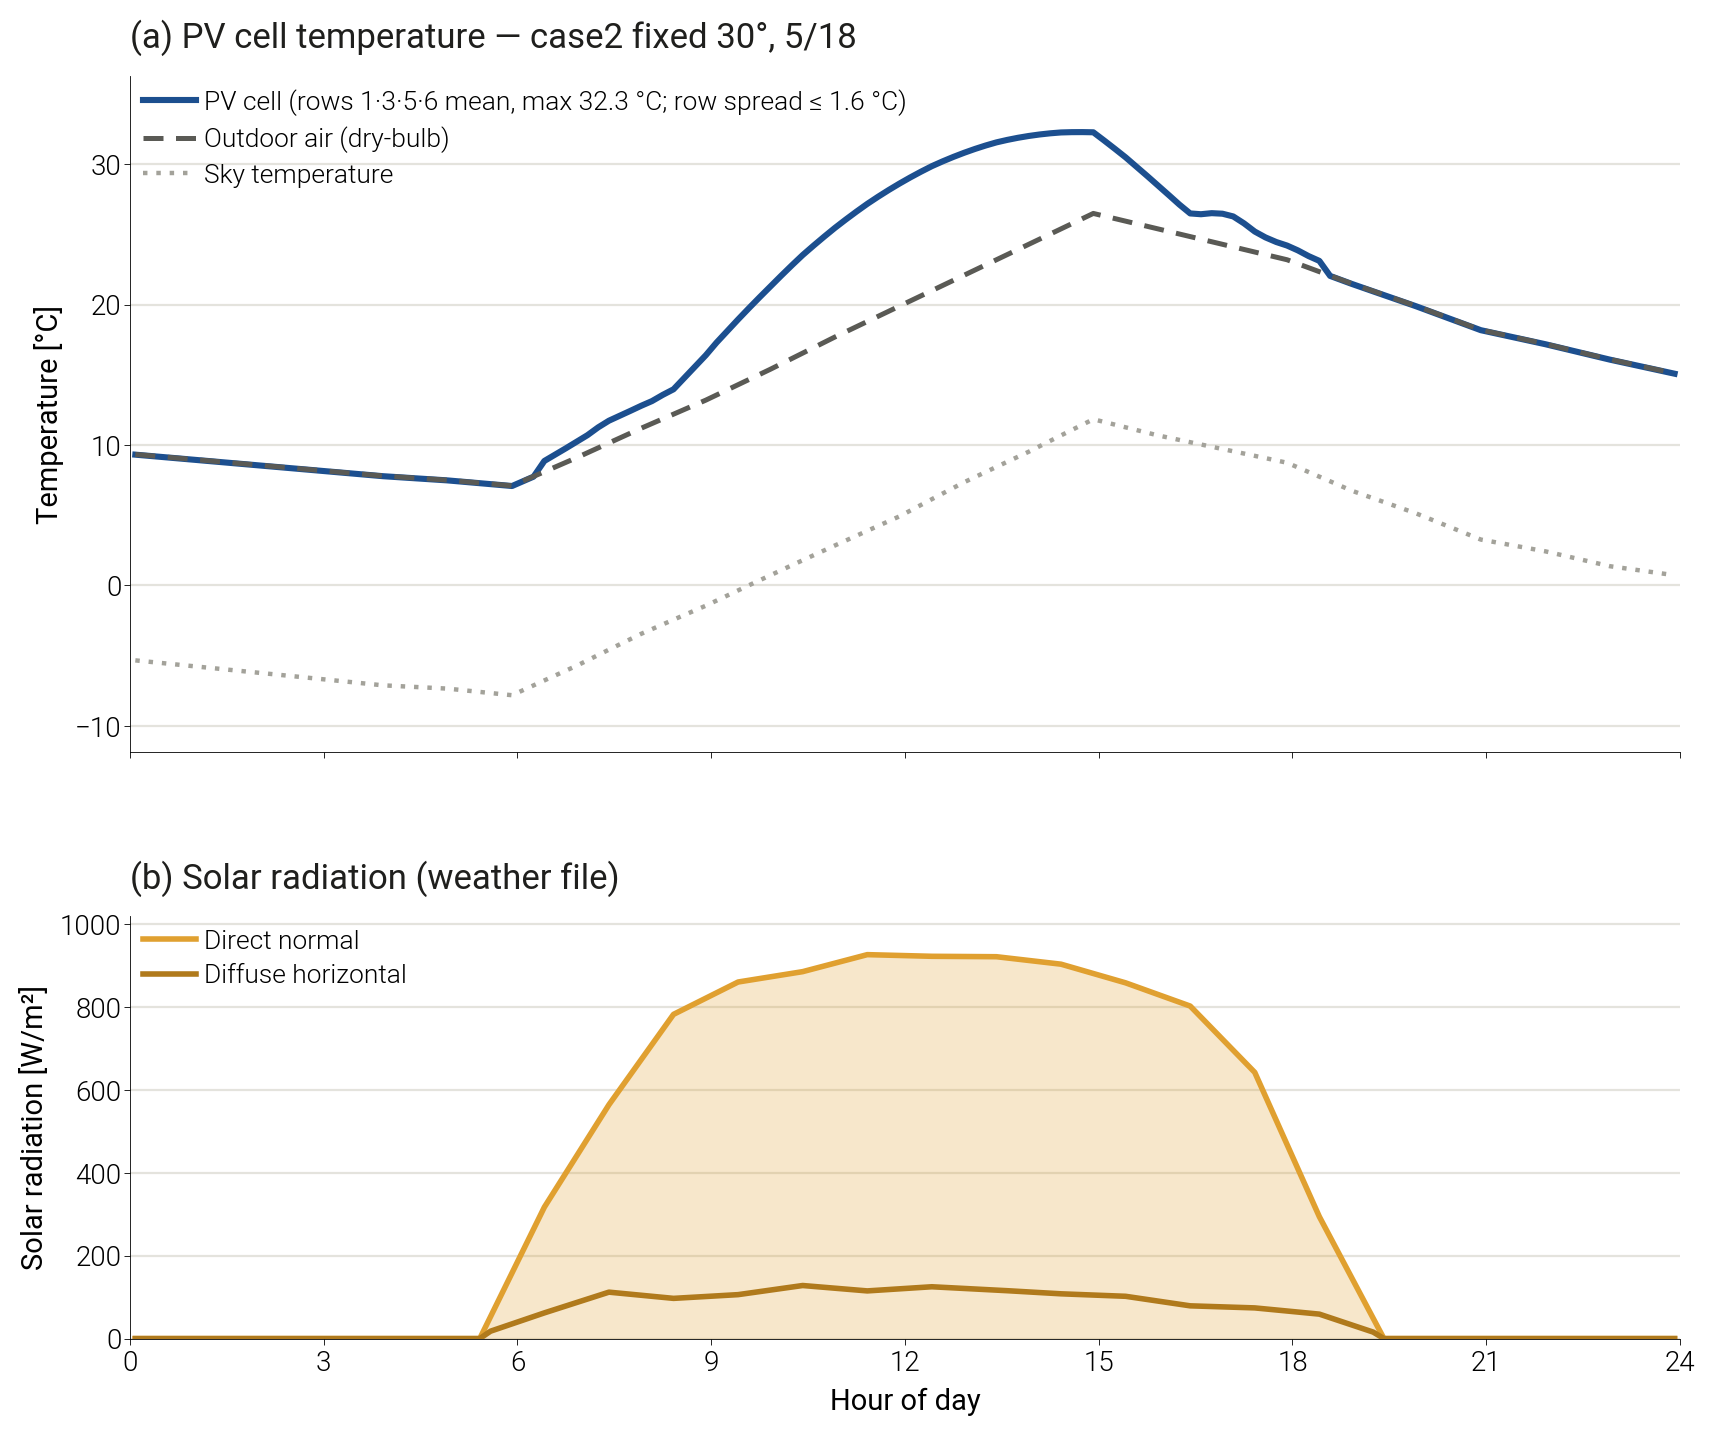

Write the Python code that produced this figure.
"""
pv_lw_daylight/figures/fig_pv_cell_temperature_day.py
=====================================================
case2 고정각 30° (PV 장파 연동 실행) 하루 동안의 PV 셀 온도를 외기·하늘 온도, 일사와 함께 그린다.

(a) PV 셀 온도 [°C] — 단별 대표 모듈(1·3·5·6단) 평균 + 외기 건구온도, 하늘 온도
(b) 일사 [W/m²] — 법선면 직달, 수평면 산란

입력: pv_lw_daylight/runs/annual/c2_RF_lw_A30 (셀 온도 타임스텝 출력이 있는 모듈만 사용)
출력: pv_lw_daylight/figures/fig_pv_cell_temperature_day.{png,svg,csv}
사용: python fig_pv_cell_temperature_day.py [--date 05-18]
"""

import argparse
import sqlite3
from pathlib import Path

import matplotlib as mpl
import matplotlib.font_manager as fm
import matplotlib.pyplot as plt
import pandas as pd
import dartwork_mpl as dm

mpl.rcParams["svg.fonttype"] = "none"
dm.style.use("presentation")
for w in range(100, 1000, 50):  # SVG 내보내기 시 숫자 font weight KeyError 회피
    fm.weight_dict[w] = w
    fm.weight_dict[str(w)] = w

HERE = Path(__file__).resolve().parent
RUN = HERE.parent / "runs" / "annual" / "c2_RF_lw_A30"
OUT = HERE / "fig_pv_cell_temperature_day"

MODULES = {1: "PV_1_30_04", 3: "PV_3_30_01", 5: "PV_5_30_07", 6: "PV_6_30_08"}  # 단 → 대표 모듈
C_CELL = "#1c4f8f"  # 단별 차이가 작아(≤ 약 1.6 °C) 평균 한 줄로 표시
C_AIR, C_SKY = "#5a5a55", "#a3a29a"
C_DIR, C_DIF = "#e0a030", "#b07a1c"
INK, GRID = "#1f1f1d", "#e4e3dd"


def query(name: str, month: int, day: int) -> pd.DataFrame:
    with sqlite3.connect(RUN / "eplusout.sql") as c:
        q = """select t.Hour h, t.Minute mi, d.KeyValue k, r.Value v from ReportData r
               join ReportDataDictionary d on r.ReportDataDictionaryIndex = d.ReportDataDictionaryIndex
               join Time t on r.TimeIndex = t.TimeIndex
               where d.Name = ? and d.ReportingFrequency = 'Zone Timestep' and t.Month = ? and t.Day = ?"""
        df = pd.read_sql(q, c, params=(name, month, day))
    df["x"] = df.h + df.mi / 60 - 5 / 60  # SQL 시각 = 타임스텝 끝 → 10분 타임스텝 중앙
    df["k"] = df.k.str.upper()
    return df


def series(df: pd.DataFrame, key: str) -> pd.Series:
    s = df[df.k == key]
    return pd.Series(s.v.values, index=s.x.values).sort_index()


def main():
    ap = argparse.ArgumentParser()
    ap.add_argument("--date", default="05-18", help="MM-DD (기본: 5월 18일, 4~5월 중 일사 최대인 맑은 날)")
    args = ap.parse_args()
    month, day = map(int, args.date.split("-"))

    cell = query("Generator PV Cell Temperature", month, day)
    tc = {r: series(cell, m) for r, m in MODULES.items()}
    air = series(query("Site Outdoor Air Drybulb Temperature", month, day), "ENVIRONMENT")
    sky = series(query("Site Sky Temperature", month, day), "ENVIRONMENT")
    dni = series(query("Site Direct Solar Radiation Rate per Area", month, day), "ENVIRONMENT")
    dif = series(query("Site Diffuse Solar Radiation Rate per Area", month, day), "ENVIRONMENT")

    table = pd.DataFrame({**{f"Tcell_row{r}": s for r, s in tc.items()},
                          "T_outdoor": air, "T_sky": sky, "DNI": dni, "DHI": dif})
    table.index.name = "hour_mid"
    table.round(2).to_csv(OUT.with_suffix(".csv"))
    print("일 최고 셀 온도 [°C]:", {r: round(s.max(), 1) for r, s in tc.items()},
          f"/ 외기 최고 {air.max():.1f}, 하늘 최저 {sky.min():.1f}")

    fig, (ax1, ax2) = plt.subplots(2, 1, figsize=(10, 8.2), sharex=True,
                                   gridspec_kw={"height_ratios": [1.6, 1], "hspace": 0.3})

    rows = pd.DataFrame(tc)
    mean, spread = rows.mean(axis=1), (rows.max(axis=1) - rows.min(axis=1)).max()
    ax1.plot(mean.index, mean.values, color=C_CELL, lw=2.2,
             label=f"PV cell (rows 1·3·5·6 mean, max {mean.max():.1f} °C; row spread ≤ {spread:.1f} °C)")
    ax1.plot(air.index, air.values, color=C_AIR, lw=1.8, ls=(0, (4, 2.5)), label="Outdoor air (dry-bulb)")
    ax1.plot(sky.index, sky.values, color=C_SKY, lw=1.6, ls=(0, (1, 2)), label="Sky temperature")
    ax1.set_ylabel("Temperature [°C]")
    ax1.set_title(f"(a) PV cell temperature — case2 fixed 30°, {month}/{day}", loc="left",
                  fontsize=12.5, color=INK, pad=10)
    ax1.legend(loc="upper left", frameon=False, fontsize=9.5)

    ax2.fill_between(dni.index, dni.values, color=C_DIR, alpha=0.25, lw=0)
    ax2.plot(dni.index, dni.values, color=C_DIR, lw=2, label="Direct normal")
    ax2.plot(dif.index, dif.values, color=C_DIF, lw=2, label="Diffuse horizontal")
    ax2.set_ylabel("Solar radiation [W/m²]")
    ax2.set_ylim(0, None)
    ax2.set_title("(b) Solar radiation (weather file)", loc="left", fontsize=12.5, color=INK, pad=10)
    ax2.legend(loc="upper left", frameon=False, fontsize=9.5)
    ax2.set_xlim(0, 24)
    ax2.set_xticks(range(0, 25, 3))
    ax2.set_xlabel("Hour of day")

    for ax in (ax1, ax2):
        ax.grid(axis="y", color=GRID, lw=0.8)
        ax.set_axisbelow(True)

    for ext in ("png", "svg"):
        fig.savefig(OUT.with_suffix(f".{ext}"), dpi=200, bbox_inches="tight")
    print(f"저장: {OUT}.png/.svg/.csv")


if __name__ == "__main__":
    main()
